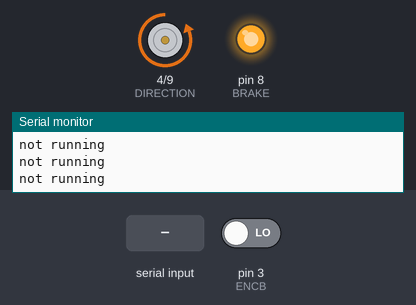
A sketch run on a simulated Arduino Uno, built with avr-gcc and run on an emulated ATmega328P. Parts: direction and speed pins drawn as motors (green arrow = direction pin HIGH = forward, orange = LOW = backward, longer = more drive), output pins drawn as LEDs (lit = HIGH), the last lines printed to the serial monitor. The inputs (shaded band) are chosen by the test bench; at power-on: pin 3 (ENCB) LOW.

Above: at 1.2 s.
1.3 s: "1" received over Serial
At 3.7 s:
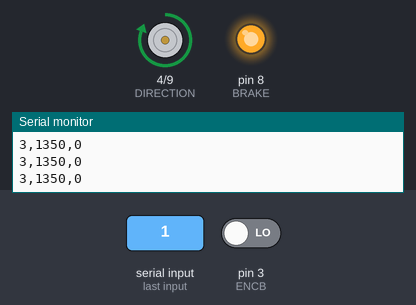
Timing chart, 0 to 5.2 s (numbered marks = the images above; inputs shaded):
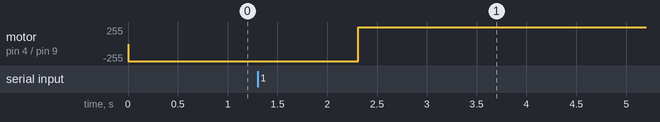

Measured:
- after the input at 1.3 s, motor on pin 4 (DIRECTION) / pin 9 (PWM_pin): backward 255/255 → forward 255/255 after 1.0 s

The sketch:

OpenLoop.ino
```cpp
//Define Encoder Pin
#define ENCB 3 // WHITE
// Define Motor Pins
#define BRAKE         8
#define PWM_pin           9
#define DIRECTION     4


//Encoder
volatile int pos = 0; // specify posi as volatile
int prevTime = 0; // variable to store the previous time
volatile int prevPos = 0; // variable to store the previous position
float velocity = 0; // variable to store the calculated velocity
int CPR = 100; //CPR is counts per revolution of encoder

double desired_vel = 1350; //max speed is 2640 RPM
double pwm;
int max_vel = 2700; //This value will change depending on the battery charge
String run = "false";


void setup() {
  Serial.begin(9600);
  pinMode(ENCB, INPUT);
  attachInterrupt(digitalPinToInterrupt(ENCB), readEncoder, RISING);

  //Motor Driver
  pinMode(PWM_pin, OUTPUT);
  pinMode(BRAKE, OUTPUT);
  pinMode(DIRECTION, OUTPUT);
  digitalWrite(BRAKE, HIGH); //Turn off brake
  analogWrite(PWM_pin,255);
  //delay(5000);
}

void loop() {
  while(run == "false"){  //Don't run the program until data is recived from python
    Serial.println("not running");
    if (Serial.available() > 0){
      run = Serial.readString();

    }
  }
  // Calculate velocity
  int currentTime = millis()/1000; // get the current time sec
  int timeDiff = currentTime - prevTime; // calculate the time difference
  if (timeDiff > 0) {
    //velocity = ((pos - prevPos)/CPR) / (timeDiff/60000); // calculate the velocity in RPM
    velocity = ((pos - prevPos)/CPR) / timeDiff; // calculate the velocity
    prevPos = pos; // update the previous position
    prevTime = currentTime; // update the previous time
  }
  Serial.print(String(millis()/1000));
  Serial.print(",");
  Serial.print(round(desired_vel));
  Serial.print(",");
  Serial.println(round(velocity*60));  //RPM  Max speed with load: 2640rpm (from experimentation)   Max speed without loat 4800rpm (from datasheed)   1380

  //Drive the motor
  pwm = map(desired_vel,0,max_vel,-1,-255); //for some reasone the motor runs from -1 to -255 and 255 to 0 (where 0 is full speed and 255 is stopped)
  digitalWrite(DIRECTION, HIGH);
  analogWrite(PWM_pin,-212.5);
  //Serial.println(pwm);


}

void readEncoder() {
  int b = digitalRead(ENCB);
  if (b > 0) {
    pos++;
  }
  else {
    pos--;
  }
}
```
